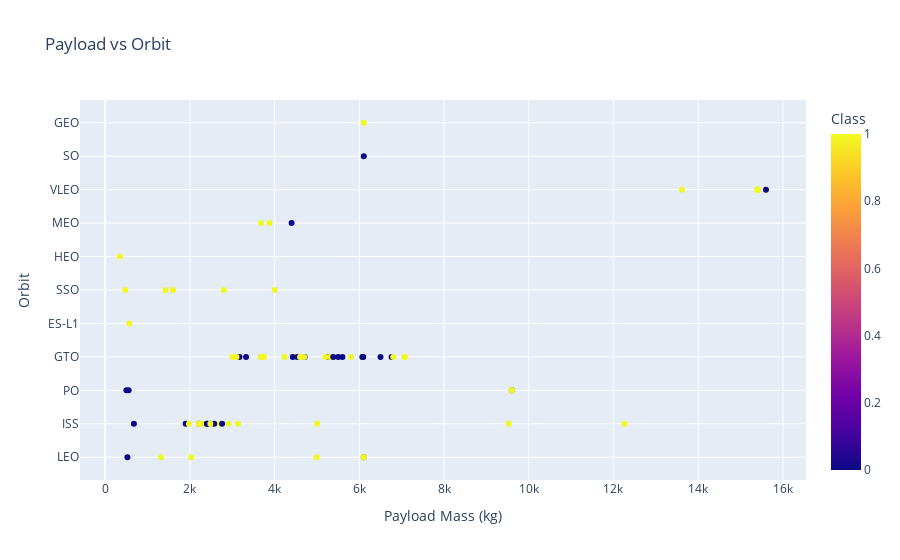

The notebook cell saved with this chart:
### Markdown cell above
Similarly, we can plot the Payload vs. Orbit scatter point charts to reveal the relationship between Payload and Orbit type

### Code cell
# Plot a scatter point chart with x axis to be Payload and y axis to be the Orbit, and hue to be the class value
import plotly.express as px


fig = px.scatter(df, x="PayloadMass", y="Orbit", color="Class", title="Payload vs Orbit")
fig.update_layout(xaxis_title="Payload Mass (kg)", yaxis_title="Orbit")
fig.show()

### Figure 1 — Plotly figure (JSON) as saved in the notebook; plotly's stock layout.template omitted (floating-point values rounded to 4 significant figures)
{"data": [{"hovertemplate": "PayloadMass=%{x}<br>Orbit=%{y}<br>Class=%{marker.color}<extra></extra>", "legendgroup": "", "marker": {"color": [0, 0, 0, 0, 0, 0, 1, 1, 0, 0, 0, 0, 1, 0, 0, 0, 1, 0, 0, 1, 1, 1, 1, 1, 0, 1, 1, 0, 1, 1, 0, 1, 1, 1, 0, 1, 1, 1, 1, 1, 1, 1, 1, 1, 1, 0, 0, 0, 1, 1, 0, 0, 1, 1, 1, 1, 1, 1, 1, 0, 0, 1, 1, 1, 1, 1, 1, 0, 1, 1, 1, 1, 0, 1, 0, 1, 0, 1, 1, 1, 1, 1, 1, 1, 1, 1, 1, 1, 1, 1], "coloraxis": "coloraxis", "symbol": "circle"}, "mode": "markers", "name": "", "orientation": "h", "showlegend": false, "type": "scatter", "x": [6105.0, 525, 677, 500, 3170, 3325, 2296, 1316, 4535, 4428, 2216, 2395, 570, 1898, 4707, 2477, 2034, 553, 5271, 3136, 4696, 3100, 2257, 4600, 5500, 9600, 2490, 5600, 5300, 6105.0, 6070, 2708, 3669, 9600, 6761, 2910, 475, 4990, 9600, 5200, 3700, 2205, 9600, 6105.0, 4230, 6092, 9600, 2760, 350, 3750, 5384.0, 2410, 7076, 9600, 5800, 7060, 2800, 3000, 4000, 2573, 4400, 9600, 12259, 2482, 13620, 1425, 2228.0, 6500, 15600, 5000, 6800, 15400, 6105.0, 15600, 15400, 1977, 15600, 15400, 9525, 15400, 15400, 3880, 6105.0, 15400, 1600, 15400, 15400, 15400, 15400, 3681], "xaxis": "x", "y": ["LEO", "LEO", "ISS", "PO", "GTO", "GTO", "ISS", "LEO", "GTO", "GTO", "ISS", "ISS", "ES-L1", "ISS", "GTO", "ISS", "LEO", "PO", "GTO", "ISS", "GTO", "GTO", "ISS", "GTO", "GTO", "PO", "ISS", "GTO", "GTO", "LEO", "GTO", "ISS", "GTO", "PO", "GTO", "ISS", "SSO", "LEO", "PO", "GTO", "GTO", "ISS", "PO", "LEO", "GTO", "GTO", "PO", "ISS", "HEO", "GTO", "GTO", "ISS", "GTO", "PO", "GTO", "GTO", "SSO", "GTO", "SSO", "ISS", "MEO", "PO", "ISS", "ISS", "VLEO", "SSO", "ISS", "GTO", "VLEO", "ISS", "GTO", "VLEO", "SO", "VLEO", "VLEO", "ISS", "VLEO", "VLEO", "ISS", "VLEO", "VLEO", "MEO", "GEO", "VLEO", "SSO", "VLEO", "VLEO", "VLEO", "VLEO", "MEO"], "yaxis": "y"}], "layout": {"coloraxis": {"colorbar": {"title": {"text": "Class"}}, "colorscale": [[0, "#0d0887"], [0.1111, "#46039f"], [0.2222, "#7201a8"], [0.3333, "#9c179e"], [0.4444, "#bd3786"], [0.5556, "#d8576b"], [0.6667, "#ed7953"], [0.7778, "#fb9f3a"], [0.8889, "#fdca26"], [1, "#f0f921"]]}, "legend": {"tracegroupgap": 0}, "title": {"text": "Payload vs Orbit"}, "xaxis": {"anchor": "y", "domain": [0, 1], "title": {"text": "Payload Mass (kg)"}}, "yaxis": {"anchor": "x", "domain": [0, 1], "title": {"text": "Orbit"}}}}
